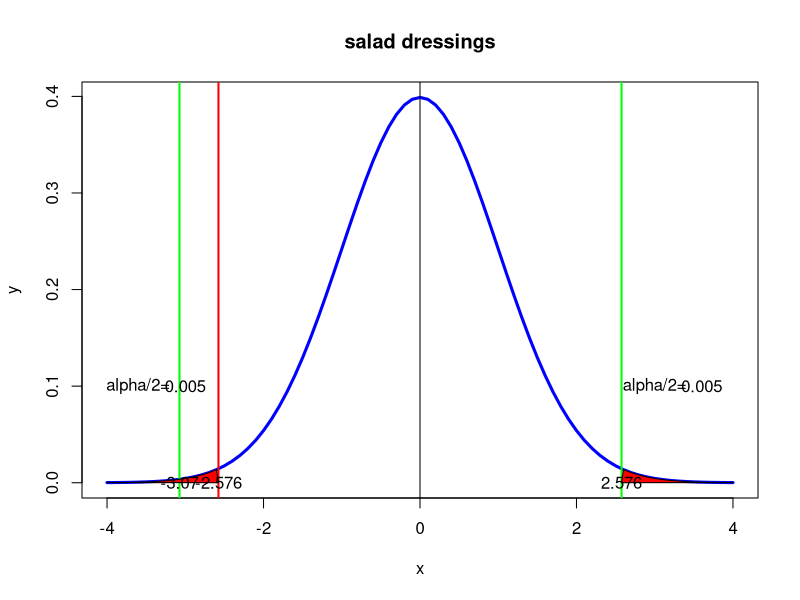

Reproduce this figure in R.
#page no 396-397
# H0 : mu0=8
# H1 : mu0!=8
library(ggplot2)
mu0=8
xbar=7.91
sv=.03
sd=sqrt(sv)
n=35
dfs=n-1
t_stat=(xbar-mu0)/(sd/sqrt(n))
alpha=(1-0.99)/2
t_c_left=(qt(alpha,df=Inf))
p_value=pt(t_stat,df=Inf)
print(paste("critical value= ",round(t_c_left,3)))
print(paste("t-static =",round(t_stat,2)))
if(t_stat <= t_c_left)
{
  print(paste("left tail : Reject H0"))
}else
{
  print(paste("left tail :Accept H0"))
}
two_t_stat=abs((xbar-mu0))/(sd/sqrt(n))
two_t_critical=qnorm(1-alpha/2)
p_value=2*(1-pnorm(two_t_stat))
if(two_t_stat>=two_t_critical)
{
  print("reject H0")
}else
{
  print("accept H0")
}
print("the machines need repair as it is under filling")
x <- seq(-4,4,0.1)
y <- dt(x,df=Inf)
t.val <- qt(0.95,df=Inf)
plot(x,y,type='l',lwd=3,col='blue',xlab='x',main='salad dressings')
abline(v=0)
abline(v=t_c_left,lwd=2,col='red')
abline(v=t_stat,lwd=2,col='green')
abline(v=abs(t_c_left),lwd=2,col='green')
polygon(c(x[x>=abs(t_c_left)],abs(t_c_left) ),c(y[x>=abs(t_c_left)],0),col="red")
polygon(c(x[x<=t_c_left],t_c_left ),c(y[x<=t_c_left],0),col="red")
#polygon(c(x[x<=t_stat],t_stat),c(y[x<=t_stat],t.val),col="red")
text(t_c_left,0,round(t_c_left,3))
text(t_stat,0,round(t_stat,2))
text(abs(t_c_left),0,round(abs(t_c_left),3))
text(3.0,0.1,"alpha/2=")
text(3.6,0.1,alpha)
text(-3.6,0.1,"alpha/2=")
text(-3.0,0.1,alpha)
